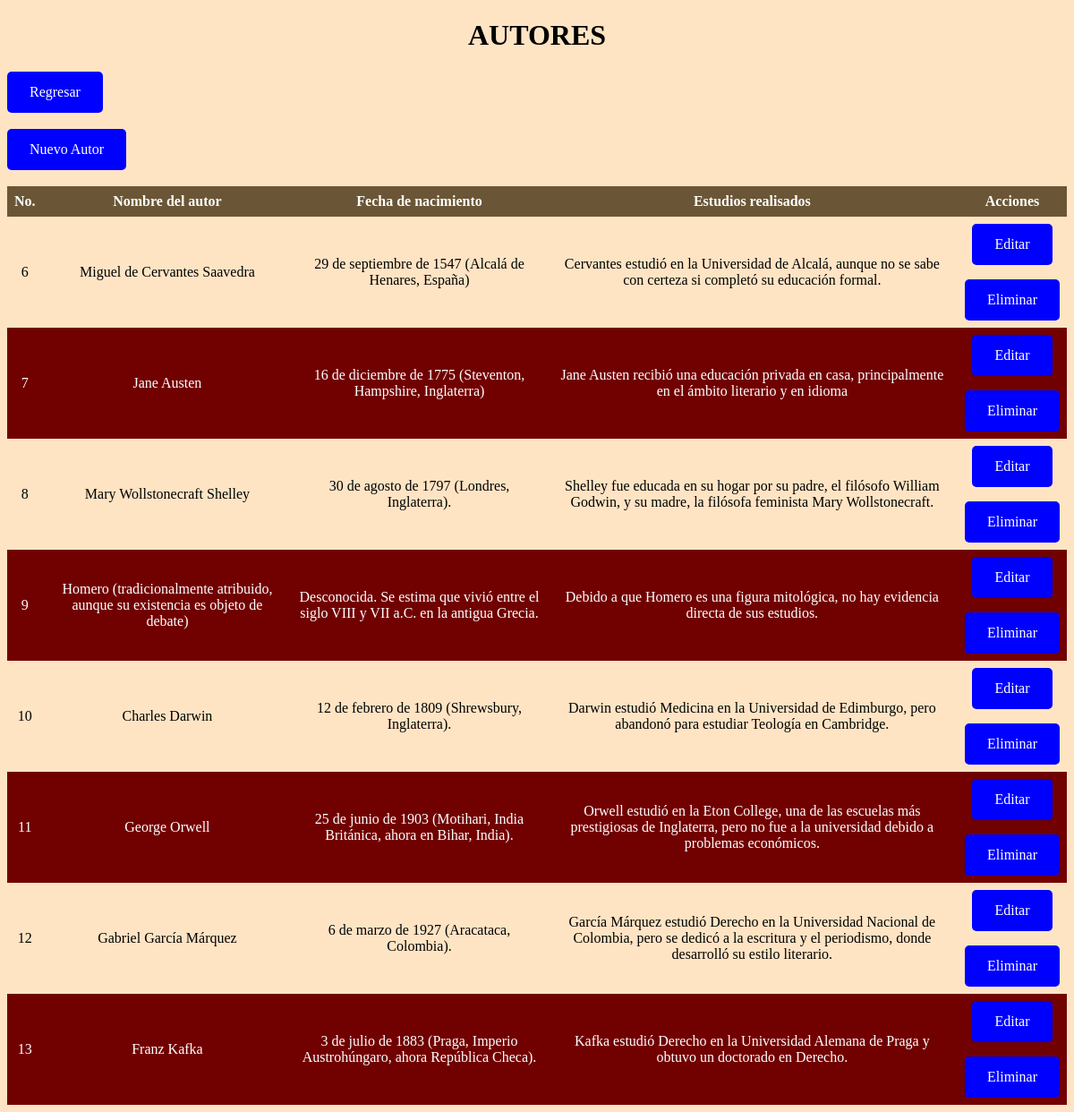
Screenshot of /autores.php with the database file from the repository.
### tables this page shows
CREATE TABLE `autor` (
  `id_autor` int(10) NOT NULL,
  `nombre` varchar(100) NOT NULL,
  `fecha_na` varchar(100) NOT NULL,
  `libro` varchar(10000) NOT NULL
);

### autores.php (the view, shortened to what this page needs)
<!DOCTYPE html>
<html lang="en">
<head>
    <link rel="stylesheet" type="text/css" href="estilos.css">
</head>
<body>
<?php
    include("conexion.php");
    $sql = "select * from autor";
    $resultado = mysqli_query($conexion,$sql)
?>
    <h1>AUTORES</h1>
    <a href="index2.php">Regresar</a><br><br>
    <a href="agregarautores.php">Nuevo Autor</a><br><br>
    <table>
        <thead>
            <tr>
                <th>No.</th>
                <th>Nombre del autor</th>
                <th>Fecha de nacimiento</th>
                <th>Estudios realisados</th>
                <th>Acciones</th>
            </tr>
        </thead>
        <tbody>
            <?php
                while($filas = mysqli_fetch_assoc($resultado)){
            ?>
            <tr>
                <td> <?php echo $filas ['id_autor'] ?> </td>
                <td> <?php echo $filas ['nombre'] ?> </td>
                <td> <?php echo $filas ['fecha_na'] ?> </td>
                <td> <?php echo $filas ['libro'] ?> </td>
                <td>
<?php echo "<a href='editarautores.php?id_autor=".$filas ['id_autor']."'>Editar</a>
    "; ?>
<?php echo "<a href='eliminarautores.php?id_autor=".$filas ['id_autor']."'
    onclick='return confirmar()'>Eliminar</a>"; ?>
                </td>
            </tr>
            <?php
                }
            ?>
        </tbody>
    </table>
</body>
</html>

### estilos.css (style rules this page uses)
body { background-color: bisque; }
table { border-collapse: collapse; width: 100%; }
th,td { text-align: center; padding: 8px; }
tr:nth-child(even) { background-color: #710000; color: white; }
th { background-color: #3b290ac1; color: white; }
a:link, a:visited { background-color: blue; color: white; padding: 14px 25px; text-align: center; text-decoration: none; display: inline-block; border-radius: 5px; }
h1,h2,h3,h4 { text-align: center; }

### rows the page displays
autor: id_autor "6", nombre "Miguel de Cervantes Saavedra", fecha_na "29 de septiembre de 1547 (Alcalá de Henares, España)", libro "Cervantes estudió en la Universidad de Alcalá, aunque no se sabe con certeza si completó su educación formal."
autor: id_autor "7", nombre "Jane Austen", fecha_na "16 de diciembre de 1775 (Steventon, Hampshire, Inglaterra)", libro "Jane Austen recibió una educación privada en casa, principalmente en el ámbito literario y en idioma"
autor: id_autor "8", nombre "Mary Wollstonecraft Shelley", fecha_na "30 de agosto de 1797 (Londres, Inglaterra).", libro "Shelley fue educada en su hogar por su padre, el filósofo William Godwin, y su madre, la filósofa feminista Mary Wollstonecraft."
autor: id_autor "9", nombre "Homero (tradicionalmente atribuido, aunque su existencia es objeto de debate)", fecha_na "Desconocida. Se estima que vivió entre el siglo VIII y VII a.C. en la antigua Grecia.", libro "Debido a que Homero es una figura mitológica, no hay evidencia directa de sus estudios."
autor: id_autor "10", nombre "Charles Darwin", fecha_na "12 de febrero de 1809 (Shrewsbury, Inglaterra).", libro "Darwin estudió Medicina en la Universidad de Edimburgo, pero abandonó para estudiar Teología en Cambridge."
autor: id_autor "11", nombre "George Orwell", fecha_na "25 de junio de 1903 (Motihari, India Británica, ahora en Bihar, India).", libro "Orwell estudió en la Eton College, una de las escuelas más prestigiosas de Inglaterra, pero no fue a la universidad debido a problemas económicos."
autor: id_autor "12", nombre "Gabriel García Márquez", fecha_na "6 de marzo de 1927 (Aracataca, Colombia).", libro "García Márquez estudió Derecho en la Universidad Nacional de Colombia, pero se dedicó a la escritura y el periodismo, donde desarrolló su estilo literario."
autor: id_autor "13", nombre "Franz Kafka", fecha_na "3 de julio de 1883 (Praga, Imperio Austrohúngaro, ahora República Checa).", libro "Kafka estudió Derecho en la Universidad Alemana de Praga y obtuvo un doctorado en Derecho."
